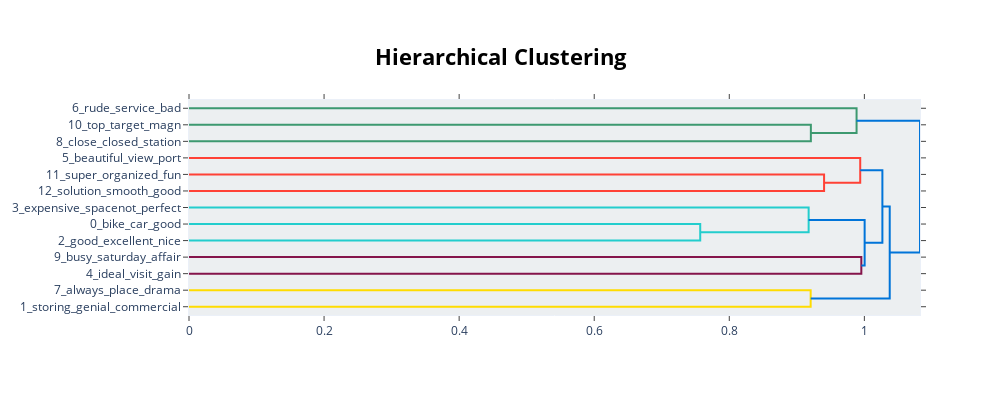

Here is the notebook cell this chart was saved with:
### Code cell
model.visualize_hierarchy(top_n_topics=30)

### Figure 1 — Plotly figure (JSON) as saved in the notebook; plotly's stock layout.template omitted (floating-point values rounded to 4 significant figures)
{"data": [{"hoverinfo": "text", "marker": {"color": "rgb(61,153,112)"}, "mode": "lines", "type": "scatter", "x": [0, 0.9208, 0.9208, 0], "xaxis": "x", "y": [-15, -15, -25, -25], "yaxis": "y"}, {"hoverinfo": "text", "marker": {"color": "rgb(61,153,112)"}, "mode": "lines", "type": "scatter", "x": [0, 0.9885, 0.9885, 0.9208], "xaxis": "x", "y": [-5, -5, -20, -20], "yaxis": "y"}, {"hoverinfo": "text", "marker": {"color": "rgb(255,65,54)"}, "mode": "lines", "type": "scatter", "x": [0, 0.9404, 0.9404, 0], "xaxis": "x", "y": [-45, -45, -55, -55], "yaxis": "y"}, {"hoverinfo": "text", "marker": {"color": "rgb(255,65,54)"}, "mode": "lines", "type": "scatter", "x": [0, 0.9939, 0.9939, 0.9404], "xaxis": "x", "y": [-35, -35, -50, -50], "yaxis": "y"}, {"hoverinfo": "text", "marker": {"color": "rgb(35,205,205)"}, "mode": "lines", "type": "scatter", "x": [0, 0.757, 0.757, 0], "xaxis": "x", "y": [-75, -75, -85, -85], "yaxis": "y"}, {"hoverinfo": "text", "marker": {"color": "rgb(35,205,205)"}, "mode": "lines", "type": "scatter", "x": [0, 0.9175, 0.9175, 0.757], "xaxis": "x", "y": [-65, -65, -80, -80], "yaxis": "y"}, {"hoverinfo": "text", "marker": {"color": "rgb(133,20,75)"}, "mode": "lines", "type": "scatter", "x": [0, 0.9955, 0.9955, 0], "xaxis": "x", "y": [-95, -95, -105, -105], "yaxis": "y"}, {"hoverinfo": "text", "marker": {"color": "rgb(0,116,217)"}, "mode": "lines", "type": "scatter", "x": [0.9175, 1.0, 1.0, 0.9955], "xaxis": "x", "y": [-72.5, -72.5, -100, -100], "yaxis": "y"}, {"hoverinfo": "text", "marker": {"color": "rgb(0,116,217)"}, "mode": "lines", "type": "scatter", "x": [0.9939, 1.027, 1.027, 1.0], "xaxis": "x", "y": [-42.5, -42.5, -86.25, -86.25], "yaxis": "y"}, {"hoverinfo": "text", "marker": {"color": "rgb(255,220,0)"}, "mode": "lines", "type": "scatter", "x": [0, 0.9205, 0.9205, 0], "xaxis": "x", "y": [-115, -115, -125, -125], "yaxis": "y"}, {"hoverinfo": "text", "marker": {"color": "rgb(0,116,217)"}, "mode": "lines", "type": "scatter", "x": [1.027, 1.038, 1.038, 0.9205], "xaxis": "x", "y": [-64.38, -64.38, -120, -120], "yaxis": "y"}, {"hoverinfo": "text", "marker": {"color": "rgb(0,116,217)"}, "mode": "lines", "type": "scatter", "x": [0.9885, 1.082, 1.082, 1.038], "xaxis": "x", "y": [-12.5, -12.5, -92.19, -92.19], "yaxis": "y"}], "layout": {"autosize": false, "height": 395, "hoverlabel": {"bgcolor": "white", "font": {"family": "Rockwell", "size": 16}}, "hovermode": "closest", "plot_bgcolor": "#ECEFF1", "showlegend": false, "title": {"font": {"color": "Black", "size": 22}, "text": "<b>Hierarchical Clustering</b>", "x": 0.5, "xanchor": "center", "yanchor": "top"}, "width": 1000, "xaxis": {"mirror": "allticks", "rangemode": "tozero", "showgrid": false, "showline": true, "showticklabels": true, "ticks": "outside", "type": "linear", "zeroline": false}, "yaxis": {"mirror": "allticks", "range": [-130, 0], "rangemode": "tozero", "showgrid": false, "showline": true, "showticklabels": true, "tickmode": "array", "ticks": "outside", "ticktext": ["6_rude_service_bad", "10_top_target_magn", "8_close_closed_station", "5_beautiful_view_port", "11_super_organized_fun", "12_solution_smooth_good", "3_expensive_spacenot_perfect", "0_bike_car_good", "2_good_excellent_nice", "9_busy_saturday_affair", "4_ideal_visit_gain", "7_always_place_drama", "1_storing_genial_commercial"], "tickvals": [-5, -15, -25, -35, -45, -55, -65, -75, -85, -95, -105, -115, -125], "type": "linear", "zeroline": false}}}
